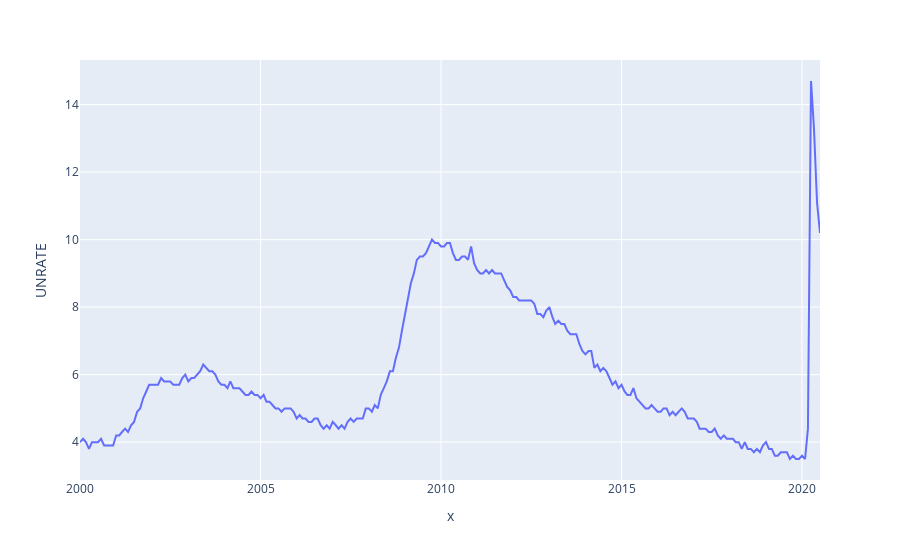

Here is the notebook cell this chart was saved with:
### Code cell
px.line(data_frame=desemprego, x=desemprego.index, y='UNRATE')

### Figure 1 — Plotly figure (JSON) as saved in the notebook; plotly's stock layout.template omitted (floating-point values rounded to 4 significant figures; data arrays with more than 128 entries replaced by an {"elided": "..."} marker saying what was removed)
{"data": [{"hoverlabel": {"namelength": 0}, "hovertemplate": "x=%{x}<br>UNRATE=%{y}", "legendgroup": "", "line": {"color": "#636efa", "dash": "solid"}, "mode": "lines", "name": "", "showlegend": false, "type": "scatter", "x": {"elided": "247 str values"}, "xaxis": "x", "y": {"elided": "247 float values"}, "yaxis": "y"}], "layout": {"legend": {"tracegroupgap": 0}, "margin": {"t": 60}, "xaxis": {"anchor": "y", "domain": [0, 1], "title": {"text": "x"}}, "yaxis": {"anchor": "x", "domain": [0, 1], "title": {"text": "UNRATE"}}}}
